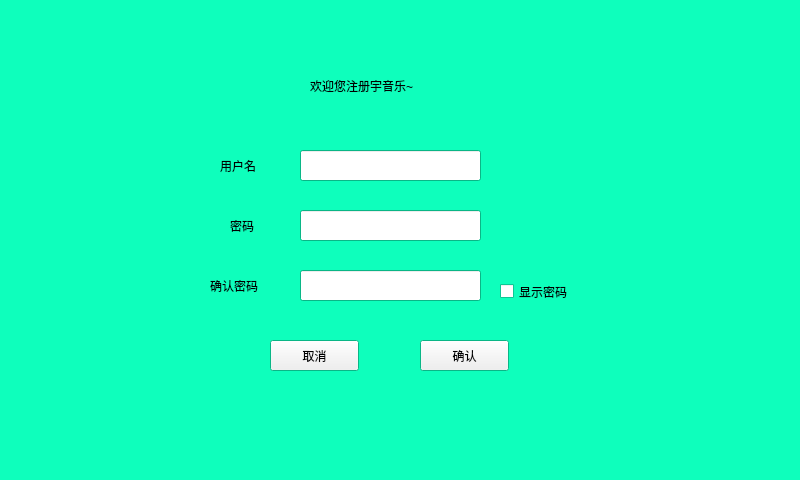
<?xml version="1.0" encoding="UTF-8"?>
<ui version="4.0">
 <class>newuser</class>
 <widget class="QWidget" name="newuser">
  <property name="geometry">
   <rect>
    <x>0</x>
    <y>0</y>
    <width>800</width>
    <height>480</height>
   </rect>
  </property>
  <property name="maximumSize">
   <size>
    <width>800</width>
    <height>480</height>
   </size>
  </property>
  <property name="palette">
   <palette>
    <active>
     <colorrole role="Base">
      <brush brushstyle="SolidPattern">
       <color alpha="255">
        <red>255</red>
        <green>255</green>
        <blue>255</blue>
       </color>
      </brush>
     </colorrole>
     <colorrole role="Window">
      <brush brushstyle="SolidPattern">
       <color alpha="255">
        <red>14</red>
        <green>255</green>
        <blue>188</blue>
       </color>
      </brush>
     </colorrole>
    </active>
    <inactive>
     <colorrole role="Base">
      <brush brushstyle="SolidPattern">
       <color alpha="255">
        <red>255</red>
        <green>255</green>
        <blue>255</blue>
       </color>
      </brush>
     </colorrole>
     <colorrole role="Window">
      <brush brushstyle="SolidPattern">
       <color alpha="255">
        <red>14</red>
        <green>255</green>
        <blue>188</blue>
       </color>
      </brush>
     </colorrole>
    </inactive>
    <disabled>
     <colorrole role="Base">
      <brush brushstyle="SolidPattern">
       <color alpha="255">
        <red>14</red>
        <green>255</green>
        <blue>188</blue>
       </color>
      </brush>
     </colorrole>
     <colorrole role="Window">
      <brush brushstyle="SolidPattern">
       <color alpha="255">
        <red>14</red>
        <green>255</green>
        <blue>188</blue>
       </color>
      </brush>
     </colorrole>
    </disabled>
   </palette>
  </property>
  <property name="windowTitle">
   <string>Form</string>
  </property>
  <widget class="QLabel" name="label">
   <property name="geometry">
    <rect>
     <x>310</x>
     <y>70</y>
     <width>181</width>
     <height>31</height>
    </rect>
   </property>
   <property name="styleSheet">
    <string notr="true">font: 15pt &quot;Ubuntu&quot;;</string>
   </property>
   <property name="text">
    <string>欢迎您注册宇音乐~</string>
   </property>
  </widget>
  <widget class="QLabel" name="label_2">
   <property name="geometry">
    <rect>
     <x>220</x>
     <y>150</y>
     <width>71</width>
     <height>31</height>
    </rect>
   </property>
   <property name="styleSheet">
    <string notr="true">font: 15pt &quot;Ubuntu&quot;;
font: 13pt &quot;Ubuntu&quot;;</string>
   </property>
   <property name="text">
    <string>用户名</string>
   </property>
  </widget>
  <widget class="QLabel" name="label_3">
   <property name="geometry">
    <rect>
     <x>230</x>
     <y>210</y>
     <width>71</width>
     <height>31</height>
    </rect>
   </property>
   <property name="styleSheet">
    <string notr="true">font: 13pt &quot;Ubuntu&quot;;</string>
   </property>
   <property name="text">
    <string>密码</string>
   </property>
  </widget>
  <widget class="QLabel" name="label_4">
   <property name="geometry">
    <rect>
     <x>210</x>
     <y>270</y>
     <width>91</width>
     <height>31</height>
    </rect>
   </property>
   <property name="styleSheet">
    <string notr="true">font: 13pt &quot;Ubuntu&quot;;</string>
   </property>
   <property name="text">
    <string>确认密码</string>
   </property>
  </widget>
  <widget class="QLineEdit" name="lineEdit">
   <property name="geometry">
    <rect>
     <x>300</x>
     <y>150</y>
     <width>181</width>
     <height>31</height>
    </rect>
   </property>
  </widget>
  <widget class="QLineEdit" name="lineEdit_2">
   <property name="geometry">
    <rect>
     <x>300</x>
     <y>210</y>
     <width>181</width>
     <height>31</height>
    </rect>
   </property>
  </widget>
  <widget class="QLineEdit" name="lineEdit_3">
   <property name="geometry">
    <rect>
     <x>300</x>
     <y>270</y>
     <width>181</width>
     <height>31</height>
    </rect>
   </property>
  </widget>
  <widget class="QPushButton" name="pushButton">
   <property name="geometry">
    <rect>
     <x>270</x>
     <y>340</y>
     <width>89</width>
     <height>31</height>
    </rect>
   </property>
   <property name="palette">
    <palette>
     <active>
      <colorrole role="Text">
       <brush brushstyle="SolidPattern">
        <color alpha="255">
         <red>239</red>
         <green>41</green>
         <blue>41</blue>
        </color>
       </brush>
      </colorrole>
     </active>
     <inactive>
      <colorrole role="Text">
       <brush brushstyle="SolidPattern">
        <color alpha="255">
         <red>239</red>
         <green>41</green>
         <blue>41</blue>
        </color>
       </brush>
      </colorrole>
     </inactive>
     <disabled>
      <colorrole role="Text">
       <brush brushstyle="SolidPattern">
        <color alpha="255">
         <red>190</red>
         <green>190</green>
         <blue>190</blue>
        </color>
       </brush>
      </colorrole>
     </disabled>
    </palette>
   </property>
   <property name="text">
    <string>取消</string>
   </property>
  </widget>
  <widget class="QPushButton" name="pushButton_2">
   <property name="geometry">
    <rect>
     <x>420</x>
     <y>340</y>
     <width>89</width>
     <height>31</height>
    </rect>
   </property>
   <property name="text">
    <string>确认</string>
   </property>
  </widget>
  <widget class="QCheckBox" name="checkBox">
   <property name="geometry">
    <rect>
     <x>500</x>
     <y>280</y>
     <width>92</width>
     <height>23</height>
    </rect>
   </property>
   <property name="text">
    <string>显示密码</string>
   </property>
  </widget>
 </widget>
 <resources/>
 <connections/>
</ui>
